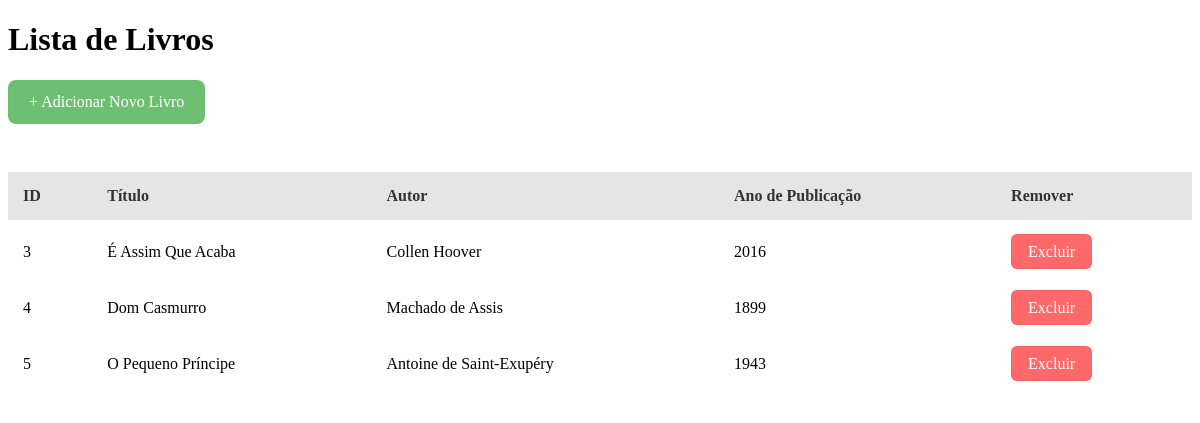
The page / on the database its author committed.
### tables this page shows
CREATE TABLE livros (
        id INTEGER PRIMARY KEY AUTOINCREMENT,
        titulo TEXT NOT NULL,
        autor TEXT NOT NULL,
        ano_publicacao INTEGER
    );

### index.php (the view, shortened to what this page needs)
<?php
$dbPath = 'livraria.db';
try {
    $db = new SQLite3($dbPath);
    $createTable = "CREATE TABLE IF NOT EXISTS livros (
        id INTEGER PRIMARY KEY AUTOINCREMENT,
        titulo TEXT NOT NULL,
        autor TEXT NOT NULL,
        ano_publicacao INTEGER
    )";
    $db->exec($createTable);
    $result = $db->query("SELECT * FROM livros");
    $livros = [];
    while ($row = $result->fetchArray(SQLITE3_ASSOC)) {
        $livros[] = $row;
    }
} catch(Exception $e) {
    echo "Erro: " . $e->getMessage();
}
?>
<!DOCTYPE html>
<html lang="pt-br">
<head>
</head>
<body>
    <h1>Lista de Livros</h1>
    <a href="add_book.php" class="btn-adicionar">+ Adicionar Novo Livro</a>
    <table>
        <tr>
            <th>ID</th>
            <th>Título</th>
            <th>Autor</th>
            <th>Ano de Publicação</th>
            <th>Remover</th>
        </tr>
        <?php
        foreach ($livros as $livro) {
            echo "<tr>";
            echo "<td>" . $livro['id'] . "</td>";
            echo "<td>" . $livro['titulo'] . "</td>";
            echo "<td>" . $livro['autor'] . "</td>";
            echo "<td>" . ($livro['ano_publicacao'] ?? 'Não informado') . "</td>";
            echo "<td>
                    <a href='delete_book.php?id=" . $livro['id'] . "'
                       class='btn-excluir'
                       onclick='return confirm(\"Tem certeza que deseja excluir este livro?\")'>
                       Excluir
                    </a>
                  </td>";
            echo "</tr>";
        }
        ?>
    </table>
</body>
</html>

### index.php (style rules this page uses)
table { width: 100%; border-collapse: separate; border-spacing: 0 8px; margin-top: 20px; background: rgba(255, 255, 255, 0.1); backdrop-filter: blur(10px); border-radius: 10px; }
th, td { padding: 15px; text-align: left; border: none; }
th { background: rgba(0, 0, 0, 0.1); color: #333; font-weight: 600; }
.btn-excluir { background: rgba(255, 68, 68, 0.8); color: white; padding: 8px 16px; text-decoration: none; border-radius: 6px; transition: all 0.3s ease; border: 1px solid rgba(255, 68, 68, 0.2); }
.btn-adicionar { background: rgba(76, 175, 80, 0.8); color: white; padding: 12px 20px; text-decoration: none; border-radius: 8px; display: inline-block; margin-bottom: 20px; transition: all 0.3s ease; border: 1px solid rgba(76, 175, 80, 0.2); }

### rows shown on the page
livros: id "3", titulo "É Assim Que Acaba", autor "Collen Hoover", ano_publicacao "2016"
livros: id "4", titulo "Dom Casmurro", autor "Machado de Assis", ano_publicacao "1899"
livros: id "5", titulo "O Pequeno Príncipe", autor "Antoine de Saint-Exupéry", ano_publicacao "1943"
